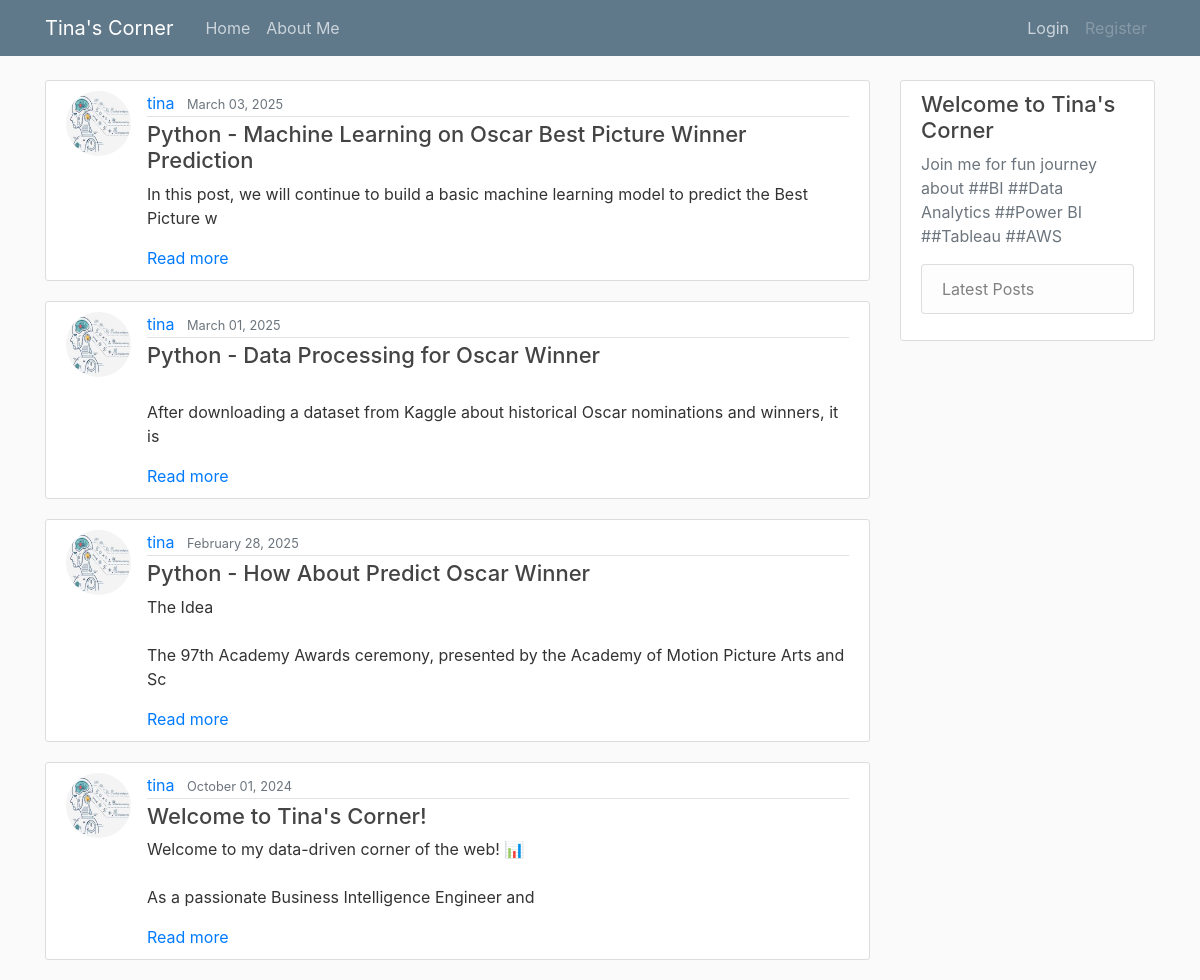
The page / on the database its author committed.
### blog/models.py (models this page shows, shortened)
class Post(models.Model):
    title = models.CharField(max_length=100)
    content = MarkdownxField()
    date_posted = models.DateTimeField(default=timezone.now)
    author = models.ForeignKey(User, on_delete=models.CASCADE)

### users/models.py (models this page shows, shortened)
class Profile(models.Model):
    user = models.OneToOneField(User, on_delete=models.CASCADE)
    image = models.ImageField(default='default.jpg', upload_to='profile_pics')

### blog/views.py (the view)
# urls.py: path('', PostListView.as_view(), name='blog-home'),
class PostListView(ListView):
    model = Post
    template_name = 'blog/home.html'  # <app>/<model>_<viewtype>.html
    context_object_name = 'posts'
    ordering = ['-date_posted']
    paginate_by = 100

### blog/templates/blog/home.html (shortened to what this page needs)
{% extends "blog/base.html" %}
{% load custom_filters %}
{% block content %}
    {% for post in posts %}
        <article class="media content-section">
          <img class="rounded-circle article-img" src="{{ post.author.profile.image.url }}">
          <div class="media-body">
            <div class="article-metadata">
              <a class="mr-2" href="{% url 'user-posts' post.author.username %}">{{ post.author }}</a>
              <small class="text-muted">{{ post.date_posted|date:"F d, Y" }}</small>
            </div>
            <h2 style="font-size: 22px;"><a class="article-title" href="{% url 'post-detail' post.id %}">{{ post.title }}</a></h2>
            <p class="article-content">{{ post.content|striptags|slice:":100" }}</p>
            <a href="{% url 'post-detail' post.id %}">Read more</a>
          </div>
        </article>
    {% endfor %}
{% endblock content %}

### blog/templates/blog/base.html (shortened to what this page needs)
{% load static %}
<!DOCTYPE html>
<html>
<head>
    <link rel="stylesheet" href="https://maxcdn.bootstrapcdn.com/bootstrap/4.0.0/css/bootstrap.min.css">
    <link rel="stylesheet" type="text/css" href="{% static 'blog/main.css' %}">
</head>
<body>
    <header class="site-header">
      <nav class="navbar navbar-expand-md navbar-dark bg-steel fixed-top">
        <div class="container">
          <a class="navbar-brand mr-4" href="{% url 'blog-home' %}">Tina's Corner</a>
          <div class="collapse navbar-collapse" id="navbarToggle">
            <div class="navbar-nav mr-auto">
              <a class="nav-item nav-link" href="{% url 'blog-home' %}">Home</a>
              <a class="nav-item nav-link" href="{% url 'blog-about' %}">About Me</a>
            </div>
            <div class="navbar-nav">
              {% if user.is_authenticated %}
                <a class="nav-item nav-link" href="{% url 'post-create' %}">New Post</a>
                <a class="nav-item nav-link" href="{% url 'profile' %}">Profile</a>
                <a class="nav-item nav-link" href="{% url 'logout' %}">Logout</a>
              {% else %}
                <a class="nav-item nav-link" href="{% url 'login' %}">Login</a>
                <a class="nav-item nav-link disabled" href="#" tabindex="-1" aria-disabled="true">Register</a>
              {% endif %}
            </div>
          </div>
        </div>
      </nav>
    </header>
    <main role="main" class="container">
      <div class="row">
        <div class="col-md-9">
          {% block content %}{% endblock %}
        </div>
        <div class="col-md-3">
          <div class="content-section">
            <h3 style="font-size: 22px;">Welcome to Tina's Corner</h3>
            <p class='text-muted'>Join me for fun journey about ##BI ##Data Analytics ##Power BI ##Tableau ##AWS
              <ul class="list-group">
                <li class="list-group-item list-group-item-light">Latest Posts</li>
              </ul>
            </p>
          </div>
        </div>
      </div>
    </main>
</body>
</html>

### blog/static/blog/main.css (style rules this page uses)
body { background: #fafafa; color: #333333; margin-top: 5rem; }
h1, h2, h3, h4, h5, h6 { color: #444444; }
ul { margin: 0; }
.bg-steel { background-color: #5f788a; }
.site-header .navbar-nav .nav-link { color: #cbd5db; }
.content-section { background: #ffffff; padding: 10px 20px; border: 1px solid #dddddd; border-radius: 3px; margin-bottom: 20px; }
.article-title { color: #444444; }
.article-content { white-space: pre-line; }
.article-img { height: 65px; width: 65px; margin-right: 16px; }
.article-metadata { padding-bottom: 1px; margin-bottom: 4px; border-bottom: 1px solid #e3e3e3 }

### rows shown on the page
Post: author.profile.image (picture), author "tina", date_posted "March 03, 2025", title "Python - Machine Learning on Oscar Best Picture Winner Prediction", content "In this post, we will continue to build a basic machine learning model to predict the Best Picture w"
Post: author.profile.image (picture), author "tina", date_posted "March 01, 2025", title "Python - Data Processing for Oscar Winner", content "After downloading a dataset from Kaggle about historical Oscar nominations and winners, it is"
Post: author.profile.image (picture), author "tina", date_posted "February 28, 2025", title "Python - How About Predict Oscar Winner", content "The Idea The 97th Academy Awards ceremony, presented by the Academy of Motion Picture Arts and Sc"
Post: author.profile.image (picture), author "tina", date_posted "October 01, 2024", title "Welcome to Tina's Corner!", content "Welcome to my data-driven corner of the web! 📊 As a passionate Business Intelligence Engineer and"
